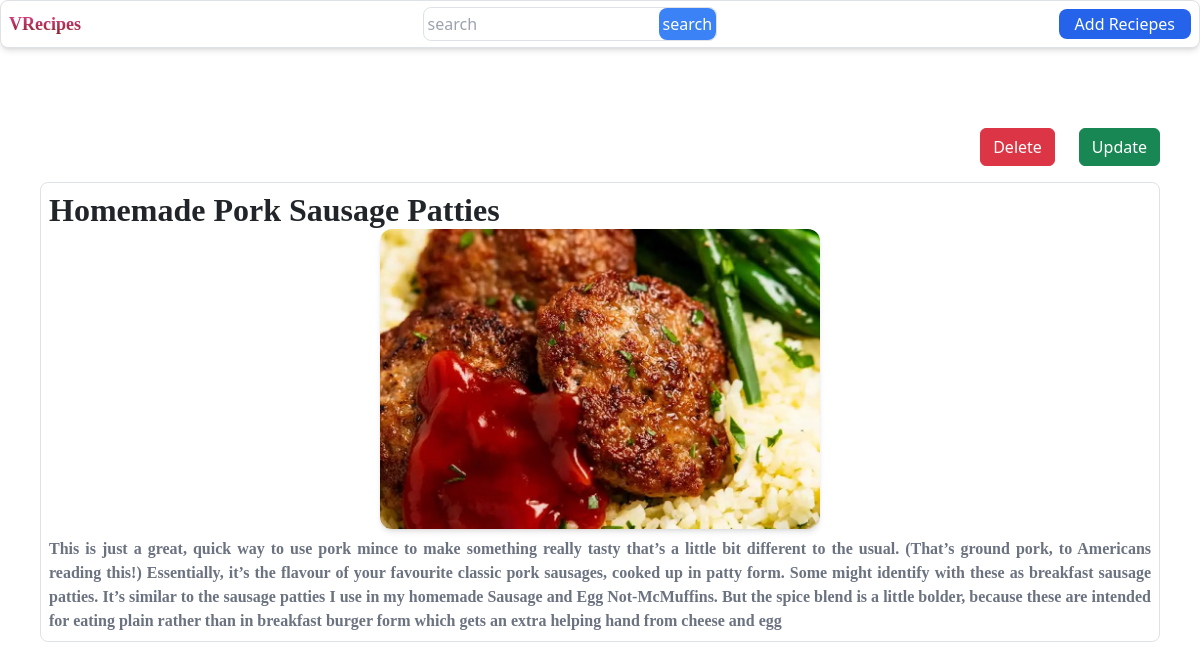
Screenshot of /detail_by/8/ with the database file from the repository.
### home/models.py (models this page shows)
class Reciepy(models.Model):
    user=models.ForeignKey(User,on_delete=models.SET_NULL,null=True,blank=True)
    receipy_name=models.CharField(max_length=100)
    receipy_des=models.TextField()
    receipy_img=models.ImageField(upload_to="receipeimage")

### home/views.py (the view)
# urls.py: path("detail_by/<id>/",detail_by,name='detail_by'),
def detail_by(request,id):
    print(id)
    querySet=Reciepy.objects.get(id=id)
    context={"receipes":querySet}
    return render(request,"detailBy.html",context)

### home/templates/detailBy.html
{% extends "base.html" %} {% block start %}
<div class="mt-10 p-10">
  <div class="flex justify-end gap-4 items-center mb-3">
    <a href="/delete-receipe/{{receipes.id}}" class="btn btn-danger">Delete</a>
    <a href="/update-receipe/{{receipes.id}}" class="btn btn-success">Update</a>
  </div>
  <div class="border rounded-lg p-2 md:p-3">
    <h1 class="font-bold text-[2rem] font-serif">{{receipes.receipy_name}}</h1>
    <div class="flex justify-center items-center">
      <img
        src="/media/{{receipes.receipy_img}}"
        alt="error"
        class="w-full md:w-[40%] h-[300px] md:h-[300px] object-cover rounded-xl shadow-md"
      />
    </div>
    <p class="mt-2 font-semibold text-md font-serif text-gray-500 text-justify">
      {{receipes.receipy_des}}
    </p>
  </div>
</div>
{% endblock %}

### rows the page displays
Reciepy: receipy_name "Homemade Pork Sausage Patties", receipy_img (picture), receipy_des "This is just a great, quick way to use pork mince to make something really tasty that’s a little bit different to the usual. (That’s ground pork, to Americans reading this!) Essentially, it’s the flavour of your favourite classic pork sausages, cooked up in patty form. Some might identify with these as breakfast sausage patties. It’s similar to the sausage patties I use in my homemade Sausage and Egg Not-McMuffins. But the spice blend is a little bolder, because these are intended for eating plain rather than in breakfast burger form which gets an extra helping hand from cheese and egg"
